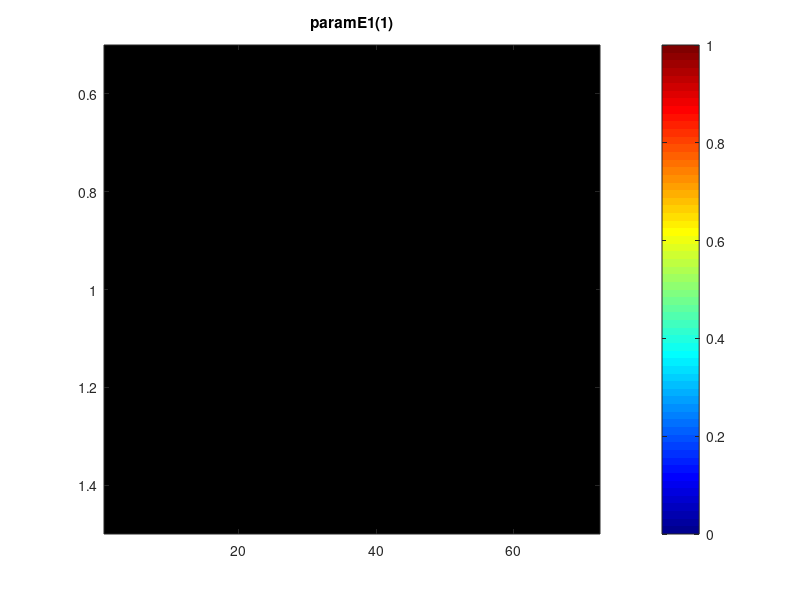

Here is the MATLAB script that generated this plot: (Note: this script raises an error after producing the figure.)
addpath /asl/matlib/aslutil
addpath /home/sergio/MATLABCODE/TIME
addpath /home/sergio/MATLABCODE/PLOTTER
addpath /home/sergio/MATLABCODE/COLORMAP

%% see https://www.mathworks.com/help/stats/prob.generalizedextremevaluedistribution.html
%% see https://www.mathworks.com/help/stats/generalized-extreme-value-distribution.html

iPlot = -1;

iCnt = 0;
for jj = 1 : 64
  if mod(jj,10) == 0
    fprintf(1,'+')
  else
    fprintf(1,'.')
  end

  for ii = 1 : 72
    iCnt = iCnt + 1;
    fextv3 = ['/asl/s1/sergio/MakeAvgObsStats2002_2020_startSept2002_CORRECT_LatLon_v3/Extreme/LatBin' num2str(jj,'%02d') '/LonBin' num2str(ii,'%02d') '/summarystats_LatBin' num2str(jj,'%02d') '_LonBin' num2str(ii,'%02d') '_timesetps_001_413_V1.mat'];
    fextv3 = ['/asl/s1/sergio/MakeAvgObsStats2002_2020_startSept2002_CORRECT_LatLon_v3/Extreme_July29_2021/LatBin' num2str(jj,'%02d') '/LonBin' num2str(ii,'%02d') '/summarystats_LatBin' num2str(jj,'%02d') '_LonBin' num2str(ii,'%02d') '_timesetps_001_413_V1.mat'];

    fquant16_V2 = ['/asl/s1/sergio/MakeAvgObsStats2002_2020_startSept2002_CORRECT_LatLon/LatBin' num2str(jj,'%02d') '/LonBin' num2str(ii,'%02d') '/summarystats_LatBin' num2str(jj,'%02d') '_LonBin' num2str(ii,'%02d') '_timesetps_001_412_V1.mat'];

    %%%%%%%%%%%%%%%%%%%%%%%%%

    fname = fextv3;
    if exist(fname)
      correctlen = 0;
      correct28 = 0;
      correct32 = 0;
      exampleObject = matfile(fname);
      varlist = who(exampleObject);
      correctlen = (length(varlist) >= 32);
      if correctlen > 0
        varname = varlist{28}; % rad_blockmax_desc
        correct28 = strfind(varname,'rad_blockmax_desc');
        varname = varlist{32}; % rad_blockmax_desc
        correct32 = strfind(varname,'rad_max_desc');
      end
%      [jj ii correctlen correct28 correct32]
      if correctlen > 0 & correct28 > 0 & correct32 > 0
        varname = varlist{28}; % rad_blockmax_desc
          junk = load(fname,varname);
          boostr = ['blockmax  = junk.' varname '(:,1520);'];
          eval(boostr);
          blockmax = rad2bt(1231,blockmax);
        varname = varlist{32}; % rad_max_desc
          junk = load(fname,varname);
          boostr = ['rad_max = junk.' varname '(:,:,1520);'];
          eval(boostr);
          rad_max = rad2bt(1231,rad_max');
          rad_max = rad_max(:);
  
        junkE16 = blockmax;
        nblocks16 = 413;
        paramEsts16 = gevfit(junkE16);
        paramE16(jj,ii,:) = paramEsts16;
        if iPlot > 0    
          dgrid = 0.25;
          figure(2); clf; histogram(junkE16,floor(min(junkE16)):dgrid:ceil(max(junkE16)),'FaceColor',[.8 .8 1]);
          junkE16grid = linspace(floor(min(junkE16)),ceil(max(junkE16)),100);
          line(junkE16grid,nblocks16*dgrid*gevpdf(junkE16grid,paramEsts16(1),paramEsts16(2),paramEsts16(3))); %% nblock*dgrid so things are properly normalized
            title('block maxima')
        end
        
        junkE1 = rad_max;
        good = find(isfinite(junkE1));
        mu = mean(junkE1(good));
        sig = std(junkE1(good));
        goodx = find(junkE1(good) >= mu - 0.5*sig);
        good = good(goodx); 
        paramEsts1 = gevfit(junkE1(good));
        paramE1(jj,ii,:) = paramEsts1;
        if iPlot > 0    
          nblocks1 = length(good);
          dgrid = 0.25;
          figure(3); clf; histogram(junkE1(good),floor(min(junkE1(good))):dgrid:ceil(max(junkE1(good))),'FaceColor',[.8 .8 1]);
          junkE1grid = linspace(floor(min(junkE1(good))),ceil(max(junkE1(good))),100);
          line(junkE1grid,nblocks1*dgrid*gevpdf(junkE1grid,paramEsts1(1),paramEsts1(2),paramEsts1(3))); %% nblock*dgrid so things are properly normalized
            title('daily maxima')
        end      
      else
        paramE16(jj,ii,:) = NaN;   %% individual 16 day stuff
        paramE1(jj,ii,:)  = NaN;   %% block max over 16 days
      end
    else
      paramE16(jj,ii,:) = NaN;   %% individual 16 day stuff
      paramE1(jj,ii,:)  = NaN;   %% block max over 16 days
    end

    %%%%%%%%%%%%%%%%%%%%%%%%%

    fname = fquant16_V2;
    if exist(fname)
      correctlenQ = 0;
      correct30 = 0;
      exampleObject = matfile(fname);
      varlist = who(exampleObject);
      correctlenQ = (length(varlist) >= 30);
      if correctlenQ > 0
        varname = varlist{30}; % rad_blockmax_desc
        correct30 = strfind(varname,'quantile1231_desc');
      end
%      [jj ii correctlen correct28 correct32 correctlenQ correct30]
      if correctlenQ > 0 & correct30 > 0
        varname = varlist{30}; % quantile1231_desc
          junk = load(fname,varname);
          boostr = ['q16  = junk.' varname '(:,16);'];
          eval(boostr);
    
        junkQ = q16;
        nblocks16 = 412;
        paramEsts16 = gevfit(junkQ);   
        paramQ16(jj,ii,:) = paramEsts16;
        if iPlot > 0    
          dgrid = 0.25;
          figure(1); clf; histogram(junkQ,floor(min(junkQ)):dgrid:ceil(max(junkQ)),'FaceColor',[.8 .8 1]);
          junkQgrid = linspace(floor(min(junkQ)),ceil(max(junkQ)),100);
          line(junkQgrid,nblocks16*dgrid*gevpdf(junkQgrid,paramEsts16(1),paramEsts16(2),paramEsts16(3))); %% nblock*dgrid so things are properly normalized
            title('Q16 averaged')
        end
      else
        paramQ16(jj,ii,:) = NaN;  %% block average over 16 days
      end
    else
      paramQ16(jj,ii,:) = NaN;  %% block average over 16 days
    end
          
  end

  figure(1); imagesc(squeeze(paramE1(:,:,1))); colorbar; colormap(jet); title('paramE1(1)');
  figure(2); imagesc(squeeze(paramE1(:,:,2))); colorbar; colormap(jet); title('paramE1(2)');
  figure(3); imagesc(squeeze(paramE1(:,:,3))); colorbar; colormap(jet); title('paramE1(3)');

  figure(4); imagesc(squeeze(paramE16(:,:,1))); colorbar; colormap(jet); title('paramE16(1)');
  figure(5); imagesc(squeeze(paramE16(:,:,2))); colorbar; colormap(jet); title('paramE16(2)');
  figure(6); imagesc(squeeze(paramE16(:,:,3))); colorbar; colormap(jet); title('paramE16(3)');

  pause(0.1)
end
fprintf(1,'\n');

%%%%%%%%%%%%%%%%%%%%%%%%%%%%%%%%%%%%%%%%%%%%%%%%%%%%%%%%%%%%%%%%%%%%%%%%
comment = 'see driver_loop_64x72_GEV.m';
save GEVresults.mat paramE1 paramE16 paramQ16 comment
%%%%%%%%%%%%%%%%%%%%%%%%%%%%%%%%%%%%%%%%%%%%%%%%%%%%%%%%%%%%%%%%%%%%%%%%

figure(1); simplemap(squeeze(paramE1(:,:,1))); colorbar; colormap(jet); title('Daily paramE1(1)');
figure(2); simplemap(squeeze(paramE1(:,:,2))); colorbar; colormap(jet); title('Daily paramE1(2)');
figure(3); simplemap(squeeze(paramE1(:,:,3))); colorbar; colormap(jet); title('Daily paramE1(3)');

figure(4); simplemap(squeeze(paramE16(:,:,1))); colorbar; colormap(jet); title('16day block paramE16(1)');  
figure(5); simplemap(squeeze(paramE16(:,:,2))); colorbar; colormap(jet); title('16day block paramE16(2)');
figure(6); simplemap(squeeze(paramE16(:,:,3))); colorbar; colormap(jet); title('16day block paramE16(3)');

figure(7); simplemap(squeeze(paramQ16(:,:,1))); colorbar; colormap(jet); title('16day block paramQ16(1)');
figure(8); simplemap(squeeze(paramQ16(:,:,2))); colorbar; colormap(jet); title('16day block paramQ16(2)');
figure(9); simplemap(squeeze(paramQ16(:,:,3))); colorbar; colormap(jet); title('16day block paramQ16(3)');

figure(10); simplemap(squeeze(paramE16(:,:,3))-squeeze(paramQ16(:,:,3))); colorbar; colormap(jet); title('16day block paramE16(3)-paramQ16(3)');
  colormap(usa2); caxis([-5 +5])
